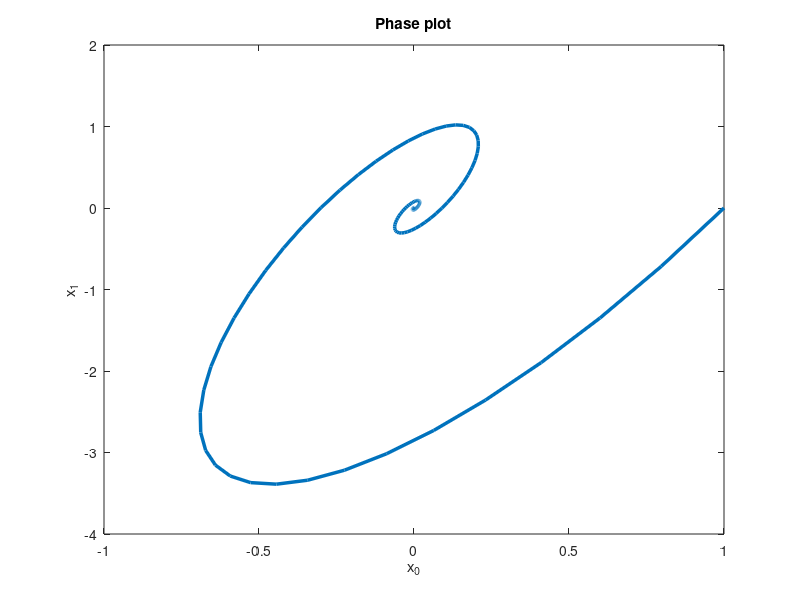

MATLAB code for this plot:
A = [0.798 0.051; -0.715 1.088];
xo = [1;0];

% eigenvalues
E = eig(A);

% singular values 
S = svd(A);

% Answer: The eigenvalues have magnitude values less than one (both have
% magnitudes 0.943. No, not all singular values have values less than one.
% One singular value has a value 1.3801

%% Question (b)

% The steady state of the system is found by finding the value of 'X' when
% k -> infinity

% Matrix and initial value parameters
A = [0.798 0.051; -0.715 1.088];
xo = [1;0];
N = 10000;

for k = 0:N
    x = A*xo;
    xo = x;
end

% We see that if we run N to a large number, then 'x' converges to zero.
% The steady state is also asymptotically stable.
%% Question (c)

% Matrix and initial value parameters
A = [0.798 0.051; -0.715 1.088];
xo = [1;0];

x0 = [1];
x1 = [0];

for k = 0:200
    x = A*xo;
    xo = x;
    
    % Store the two values 
    x0 = [x0,x(1)];
    x1 = [x1,x(2)];
end

plot(x0',x1','LineWidth',2.5)
title('Phase plot')
xlabel('x_{0}')
ylabel('x_{1}')

% Answer: Yes, x1 is greater than x0.

%% Question (d)

% It obtains a spiral sink behavior convering to a point which is seen in (c). 

%% Question (e)

% Matrix and initial value parameters
A = [0.798 0.051; -0.715 1.088];
xo = [1;0];

% SVD decomposition
[U,S,V] = svd(A); % A = U*S*V'

u1 = U(:,1);
u2 = U(:,2);

v1 = V(:,1);
v2 = V(:,2);

s1 = S(1);
s2 = S(2);